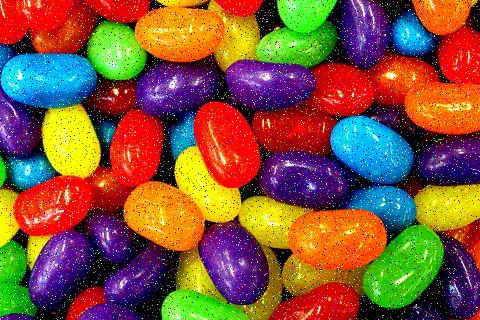
#> input picture mentoria/ruido.jpg, 480 x 320 px
$ python app01.py
#> lines starting #> are read from the running program, lines starting #| are printed output that depends on the picture
import cv2

img = cv2.imread('ruido.jpg',1)
#> img is the input picture: shape (320, 480, 3); mean B, G, R 59.1, 85.8, 129.5
img_redimensionada= cv2.resize(img,(400,400))
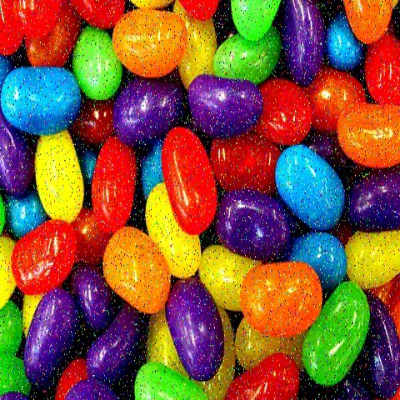
#> img_redimensionada: shape (400, 400, 3); mean B, G, R 59, 85.7, 129.4
#Filtro BLUR
blur= cv2.blur(img_redimensionada,(4,4))
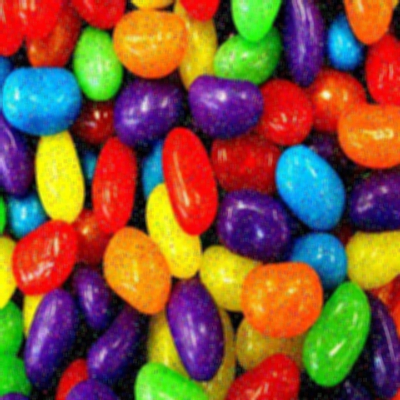
#> blur: shape (400, 400, 3); mean B, G, R 59.1, 85.9, 129.5
#Filtro PyrDown
pyrdwn=cv2.pyrDown(img_redimensionada)
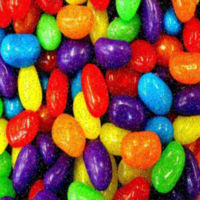
#> pyrdwn: shape (200, 200, 3); mean B, G, R 59, 85.8, 129.4
#Filtro Pyrup
pyrup=cv2.pyrUp(img_redimensionada)
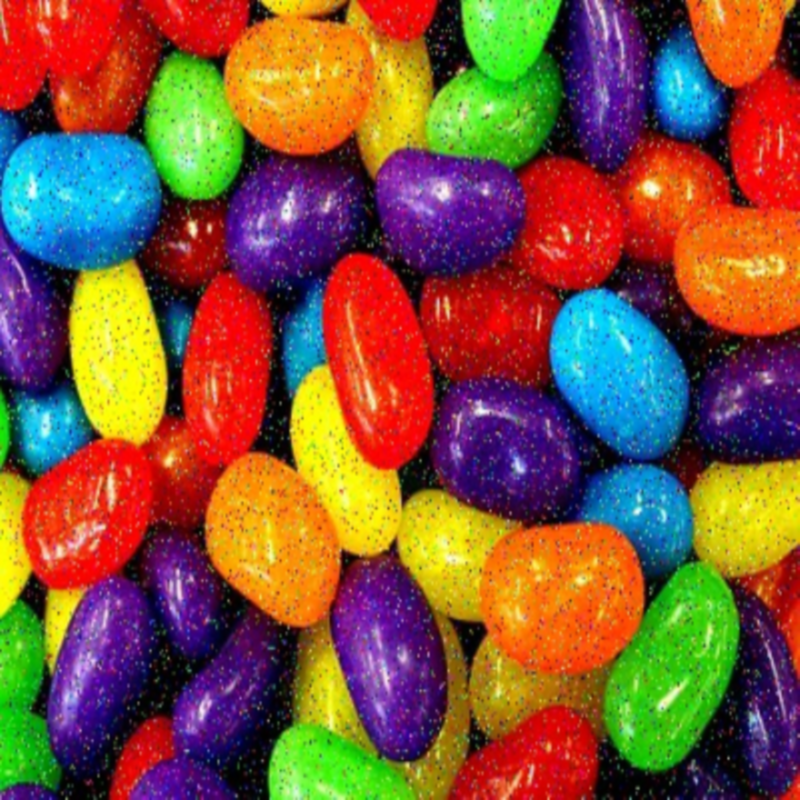
#> pyrup: shape (800, 800, 3); mean B, G, R 59, 85.7, 129.4
#Filtro Gaussiano (Desviacion estandar)
gauss= cv2.GaussianBlur(img_redimensionada,(5,5),5,5)
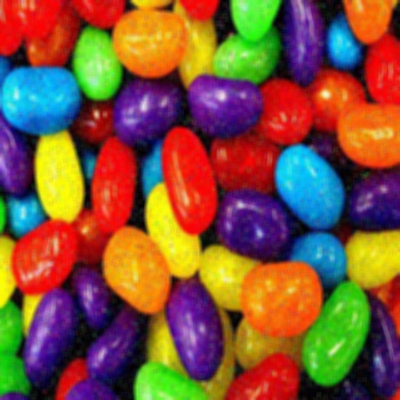
#> gauss: shape (400, 400, 3); mean B, G, R 59, 85.7, 129.4
#Filtrops
pyrMS=cv2.pyrMeanShiftFiltering(img_redimensionada,70,71)
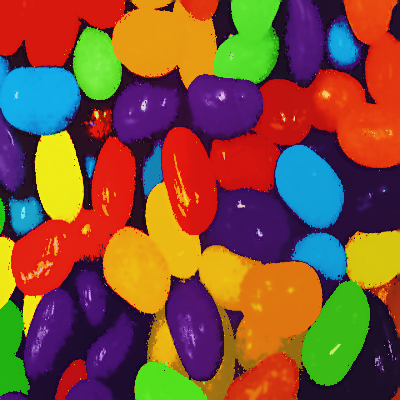
#> pyrMS: shape (400, 400, 3); mean B, G, R 56.8, 82.8, 128.7

#visualiizacion de los resultados en los filtros
cv2.imshow('original',img_redimensionada)
cv2.imshow('blur',blur)
cv2.imshow('PyrDown',pyrdwn)
cv2.imshow('PyrUp',pyrup)
cv2.imshow('Gauss',gauss)
cv2.imshow('pyrms',pyrMS)
#
cv2.waitKey(0)
cv2.destroyAllWindows()
